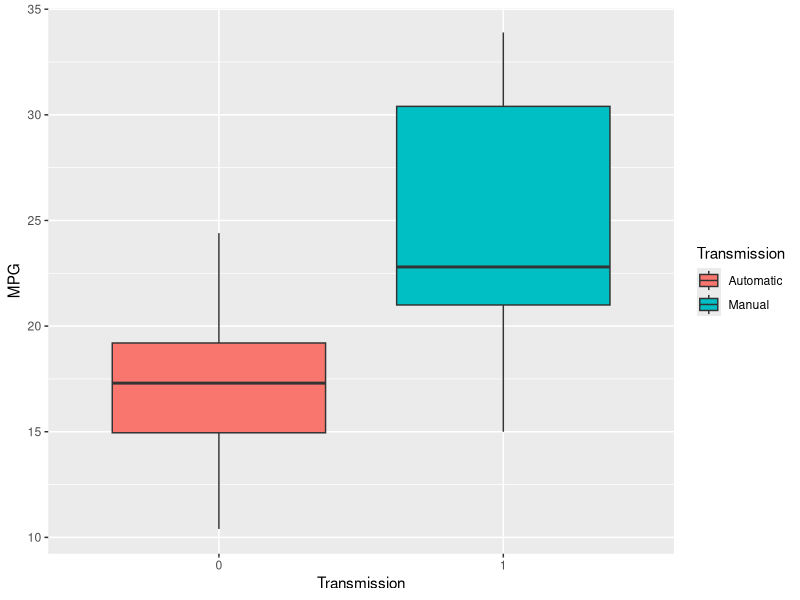
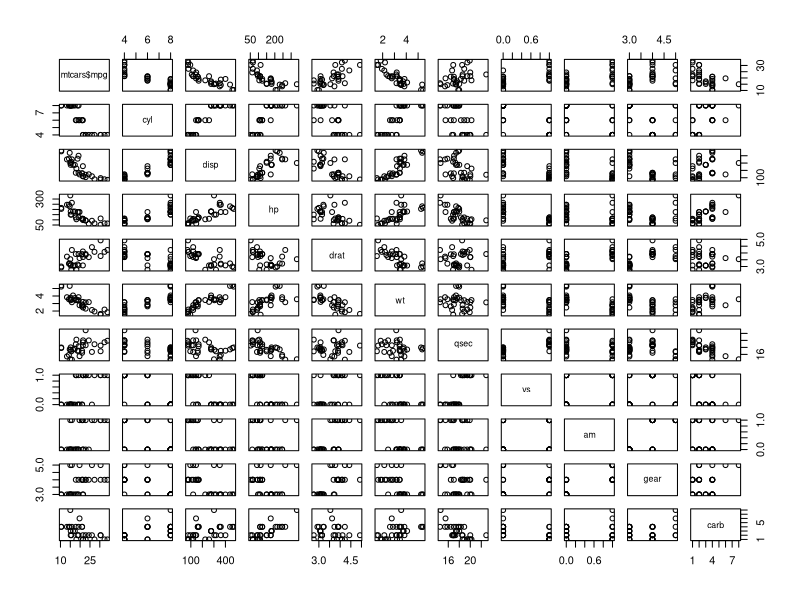

The R script that drew these images, in order: (Note: this script raises an error after producing the figures.)
library(dplyr)
library(ggplot2)




str(mtcars)
summary(mtcars$mpg)


ggplot(mtcars,aes(x=factor(mtcars$am),y=mtcars$mpg,fill=factor(mtcars$am))) +
  geom_boxplot()+ 
  scale_fill_discrete(name = "Transmission", labels = c("Automatic", "Manual"))+
  xlab("Transmission") + ylab("MPG")


group_by(mtcars,am) %>% summarise(mean(mpg),sd(mpg)) %>% as.data.frame()


mtcarsAutomatic <- mtcars[mtcars$am==0,]

mtcarsManual <- mtcars[mtcars$am==1,]

t.test(mtcarsAutomatic$mpg,mtcarsManual$mpg,paired = FALSE)

pairs(mtcars$mpg ~ .,data=mtcars)

fit1 <- lm(mpg~factor(am),mtcars)
CoefFit1 <- summary(fit1)$coef
    
fit2 <- lm(mpg~factor(am)+cyl-1,mtcars)
    

anova(fit1,fit2)
##Significant difference comparing transmissions

CoefFit2


CoefFit2 <- summary(fit2)$coef


cor(mtcars$cyl,mtcars$disp)
cor(mtcars$cyl,mtcars$hp)
cor(mtcars$cyl,mtcars$wt)
cor(mtcars$qsec,mtcars$drat)
##High

fit3 <- lm(mpg~factor(am)+cyl+drat-1,mtcars)


anova(fit1,fit2,fit3)
##No significant result


fit4 <- lm(mpg~factor(am)+cyl+qsec-1,mtcars)


anova(fit1,fit2,fit4)
##No significant result


fit5 <- lm(mpg~factor(am)+cyl+factor(vs)-1,mtcars)

anova(fit1,fit2,fit5)
##No significant result



fit6 <- lm(mpg~factor(am)+cyl+factor(gear)-1,mtcars)

anova(fit1,fit2,fit6)
##No significant result


fit7 <- lm(mpg~factor(am)+cyl+factor(carb)-1,mtcars)

anova(fit1,fit2,fit7)
##No significant result




FittedMPGs <- as.integer(predict(fit2))



mtcars <- mutate(mtcars,FittedMPGs)
  
  par(mfrow=c(2,2))
  plot(fit2)
